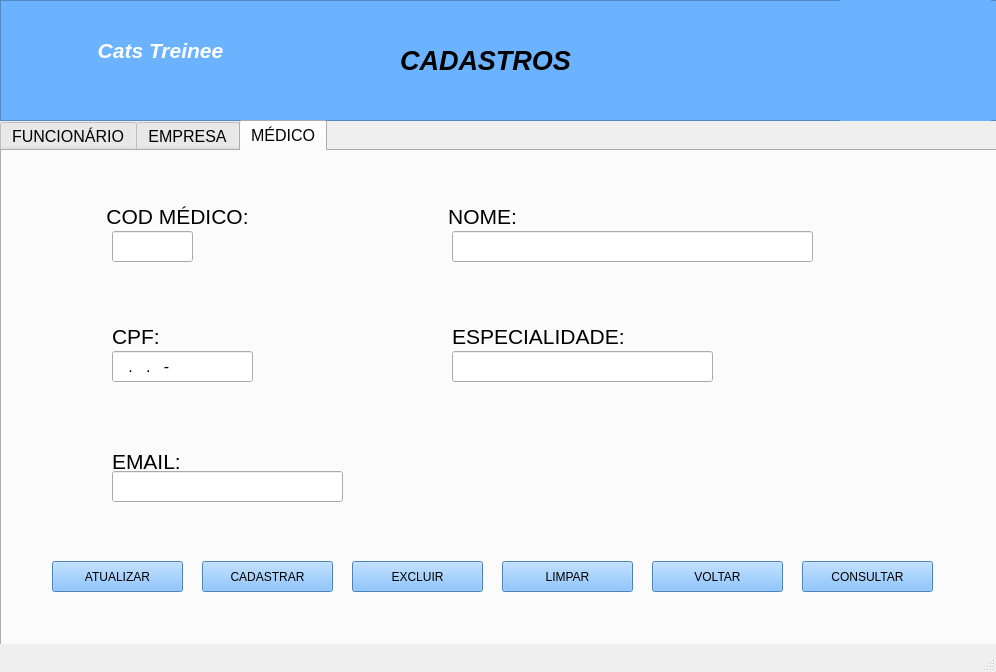
<?xml version="1.0" encoding="UTF-8"?>
<ui version="4.0">
 <class>MainWindow</class>
 <widget class="QMainWindow" name="MainWindow">
  <property name="geometry">
   <rect>
    <x>0</x>
    <y>0</y>
    <width>996</width>
    <height>672</height>
   </rect>
  </property>
  <property name="font">
   <font>
    <pointsize>14</pointsize>
   </font>
  </property>
  <property name="windowTitle">
   <string>MainWindow</string>
  </property>
  <widget class="QWidget" name="centralwidget">
   <widget class="QFrame" name="frame">
    <property name="geometry">
     <rect>
      <x>0</x>
      <y>0</y>
      <width>1321</width>
      <height>121</height>
     </rect>
    </property>
    <property name="styleSheet">
     <string notr="true">background-color: rgb(107, 179, 255);</string>
    </property>
    <property name="frameShape">
     <enum>QFrame::StyledPanel</enum>
    </property>
    <property name="frameShadow">
     <enum>QFrame::Raised</enum>
    </property>
    <widget class="QLabel" name="label_4">
     <property name="geometry">
      <rect>
       <x>80</x>
       <y>20</y>
       <width>161</width>
       <height>61</height>
      </rect>
     </property>
     <property name="font">
      <font>
       <family>Arial</family>
       <pointsize>16</pointsize>
       <weight>75</weight>
       <italic>true</italic>
       <bold>true</bold>
      </font>
     </property>
     <property name="styleSheet">
      <string notr="true">border: none;
color: #ffffff;</string>
     </property>
     <property name="text">
      <string>Cats Treinee</string>
     </property>
     <property name="alignment">
      <set>Qt::AlignCenter</set>
     </property>
    </widget>
    <widget class="QLabel" name="label_5">
     <property name="geometry">
      <rect>
       <x>370</x>
       <y>40</y>
       <width>231</width>
       <height>41</height>
      </rect>
     </property>
     <property name="font">
      <font>
       <family>Arial</family>
       <pointsize>20</pointsize>
       <weight>75</weight>
       <italic>true</italic>
       <bold>true</bold>
      </font>
     </property>
     <property name="styleSheet">
      <string notr="true">border: none;
color: #000000;</string>
     </property>
     <property name="text">
      <string>CADASTROS</string>
     </property>
     <property name="alignment">
      <set>Qt::AlignCenter</set>
     </property>
    </widget>
    <widget class="QLabel" name="label">
     <property name="geometry">
      <rect>
       <x>840</x>
       <y>-20</y>
       <width>151</width>
       <height>151</height>
      </rect>
     </property>
     <property name="text">
      <string/>
     </property>
     <property name="pixmap">
      <pixmap>sem fund.png</pixmap>
     </property>
     <property name="scaledContents">
      <bool>true</bool>
     </property>
    </widget>
    <widget class="QLabel" name="label_6">
     <property name="geometry">
      <rect>
       <x>10</x>
       <y>10</y>
       <width>71</width>
       <height>71</height>
      </rect>
     </property>
     <property name="styleSheet">
      <string notr="true">border: none;
background-color: none;</string>
     </property>
     <property name="text">
      <string/>
     </property>
     <property name="pixmap">
      <pixmap>../images/cat logo2.png</pixmap>
     </property>
     <property name="scaledContents">
      <bool>true</bool>
     </property>
    </widget>
   </widget>
   <widget class="QTabWidget" name="tabWidget">
    <property name="geometry">
     <rect>
      <x>0</x>
      <y>120</y>
      <width>1001</width>
      <height>531</height>
     </rect>
    </property>
    <property name="font">
     <font>
      <pointsize>12</pointsize>
      <weight>50</weight>
      <bold>false</bold>
     </font>
    </property>
    <property name="currentIndex">
     <number>2</number>
    </property>
    <widget class="QWidget" name="tab_3">
     <attribute name="title">
      <string>FUNCIONÁRIO</string>
     </attribute>
     <widget class="QLabel" name="telefone">
      <property name="geometry">
       <rect>
        <x>450</x>
        <y>160</y>
        <width>111</width>
        <height>31</height>
       </rect>
      </property>
      <property name="font">
       <font>
        <pointsize>16</pointsize>
       </font>
      </property>
      <property name="text">
       <string>TELEFONE:</string>
      </property>
     </widget>
     <widget class="QLabel" name="endereco">
      <property name="geometry">
       <rect>
        <x>450</x>
        <y>270</y>
        <width>111</width>
        <height>21</height>
       </rect>
      </property>
      <property name="font">
       <font>
        <pointsize>16</pointsize>
       </font>
      </property>
      <property name="text">
       <string>ENDEREÇO:</string>
      </property>
     </widget>
     <widget class="QLabel" name="email">
      <property name="geometry">
       <rect>
        <x>110</x>
        <y>270</y>
        <width>71</width>
        <height>21</height>
       </rect>
      </property>
      <property name="font">
       <font>
        <pointsize>16</pointsize>
       </font>
      </property>
      <property name="text">
       <string>EMAIL:</string>
      </property>
     </widget>
     <widget class="QPushButton" name="bt_excluir">
      <property name="geometry">
       <rect>
        <x>350</x>
        <y>440</y>
        <width>131</width>
        <height>31</height>
       </rect>
      </property>
      <property name="styleSheet">
       <string notr="true">background-color: rgb(107, 179, 255);</string>
      </property>
      <property name="text">
       <string>EXCLUIR</string>
      </property>
     </widget>
     <widget class="QPushButton" name="bt_cadastrar">
      <property name="geometry">
       <rect>
        <x>200</x>
        <y>440</y>
        <width>131</width>
        <height>31</height>
       </rect>
      </property>
      <property name="styleSheet">
       <string notr="true">background-color: rgb(107, 179, 255);</string>
      </property>
      <property name="text">
       <string>CADASTRAR</string>
      </property>
     </widget>
     <widget class="QLabel" name="cod_funci">
      <property name="geometry">
       <rect>
        <x>100</x>
        <y>40</y>
        <width>201</width>
        <height>31</height>
       </rect>
      </property>
      <property name="font">
       <font>
        <pointsize>16</pointsize>
       </font>
      </property>
      <property name="text">
       <string>COD FUNCIONÁRIO:</string>
      </property>
      <property name="alignment">
       <set>Qt::AlignCenter</set>
      </property>
     </widget>
     <widget class="QLineEdit" name="campo_cod_funci">
      <property name="geometry">
       <rect>
        <x>110</x>
        <y>70</y>
        <width>81</width>
        <height>31</height>
       </rect>
      </property>
     </widget>
     <widget class="QPushButton" name="bt_atualizar">
      <property name="geometry">
       <rect>
        <x>50</x>
        <y>440</y>
        <width>131</width>
        <height>31</height>
       </rect>
      </property>
      <property name="styleSheet">
       <string notr="true">background-color: rgb(107, 179, 255);</string>
      </property>
      <property name="text">
       <string>ATUALIZAR</string>
      </property>
     </widget>
     <widget class="QPushButton" name="bt_voltar">
      <property name="geometry">
       <rect>
        <x>650</x>
        <y>440</y>
        <width>131</width>
        <height>31</height>
       </rect>
      </property>
      <property name="styleSheet">
       <string notr="true">background-color: rgb(107, 179, 255);</string>
      </property>
      <property name="text">
       <string>VOLTAR</string>
      </property>
     </widget>
     <widget class="QPushButton" name="bt_consultar">
      <property name="geometry">
       <rect>
        <x>800</x>
        <y>440</y>
        <width>131</width>
        <height>31</height>
       </rect>
      </property>
      <property name="styleSheet">
       <string notr="true">background-color: rgb(107, 179, 255);</string>
      </property>
      <property name="text">
       <string>CONSULTAR</string>
      </property>
     </widget>
     <widget class="QLineEdit" name="campo_endereco">
      <property name="geometry">
       <rect>
        <x>450</x>
        <y>300</y>
        <width>321</width>
        <height>31</height>
       </rect>
      </property>
     </widget>
     <widget class="QPushButton" name="bt_limpar">
      <property name="geometry">
       <rect>
        <x>500</x>
        <y>440</y>
        <width>131</width>
        <height>31</height>
       </rect>
      </property>
      <property name="styleSheet">
       <string notr="true">background-color: rgb(107, 179, 255);</string>
      </property>
      <property name="text">
       <string>LIMPAR</string>
      </property>
     </widget>
     <widget class="QLineEdit" name="campo_telefone">
      <property name="geometry">
       <rect>
        <x>450</x>
        <y>190</y>
        <width>131</width>
        <height>31</height>
       </rect>
      </property>
      <property name="inputMask">
       <string>(99)99999-9999</string>
      </property>
     </widget>
     <widget class="QLabel" name="nome">
      <property name="geometry">
       <rect>
        <x>440</x>
        <y>40</y>
        <width>81</width>
        <height>31</height>
       </rect>
      </property>
      <property name="font">
       <font>
        <pointsize>16</pointsize>
       </font>
      </property>
      <property name="text">
       <string>NOME:</string>
      </property>
      <property name="alignment">
       <set>Qt::AlignCenter</set>
      </property>
      <property name="wordWrap">
       <bool>true</bool>
      </property>
     </widget>
     <widget class="QLineEdit" name="campo_cpf">
      <property name="geometry">
       <rect>
        <x>110</x>
        <y>190</y>
        <width>141</width>
        <height>31</height>
       </rect>
      </property>
      <property name="inputMask">
       <string>999.999.999-99</string>
      </property>
     </widget>
     <widget class="QLabel" name="cpf">
      <property name="geometry">
       <rect>
        <x>110</x>
        <y>160</y>
        <width>51</width>
        <height>31</height>
       </rect>
      </property>
      <property name="font">
       <font>
        <pointsize>16</pointsize>
       </font>
      </property>
      <property name="text">
       <string>CPF:</string>
      </property>
     </widget>
     <widget class="QLineEdit" name="campo_email">
      <property name="geometry">
       <rect>
        <x>110</x>
        <y>300</y>
        <width>231</width>
        <height>31</height>
       </rect>
      </property>
     </widget>
     <widget class="QLineEdit" name="campo_nome">
      <property name="geometry">
       <rect>
        <x>450</x>
        <y>70</y>
        <width>371</width>
        <height>31</height>
       </rect>
      </property>
     </widget>
    </widget>
    <widget class="QWidget" name="tab">
     <attribute name="title">
      <string>EMPRESA</string>
     </attribute>
     <widget class="QLabel" name="telefone_2">
      <property name="geometry">
       <rect>
        <x>440</x>
        <y>150</y>
        <width>111</width>
        <height>31</height>
       </rect>
      </property>
      <property name="font">
       <font>
        <pointsize>16</pointsize>
       </font>
      </property>
      <property name="text">
       <string>TELEFONE:</string>
      </property>
     </widget>
     <widget class="QLabel" name="endereco_2">
      <property name="geometry">
       <rect>
        <x>440</x>
        <y>270</y>
        <width>111</width>
        <height>21</height>
       </rect>
      </property>
      <property name="font">
       <font>
        <pointsize>16</pointsize>
       </font>
      </property>
      <property name="text">
       <string>ENDEREÇO:</string>
      </property>
     </widget>
     <widget class="QLabel" name="email_2">
      <property name="geometry">
       <rect>
        <x>100</x>
        <y>270</y>
        <width>71</width>
        <height>21</height>
       </rect>
      </property>
      <property name="font">
       <font>
        <pointsize>16</pointsize>
       </font>
      </property>
      <property name="text">
       <string>EMAIL:</string>
      </property>
     </widget>
     <widget class="QLineEdit" name="campo_cod_empre">
      <property name="geometry">
       <rect>
        <x>100</x>
        <y>70</y>
        <width>81</width>
        <height>31</height>
       </rect>
      </property>
     </widget>
     <widget class="QLabel" name="cod_empre">
      <property name="geometry">
       <rect>
        <x>100</x>
        <y>40</y>
        <width>151</width>
        <height>31</height>
       </rect>
      </property>
      <property name="font">
       <font>
        <pointsize>16</pointsize>
       </font>
      </property>
      <property name="text">
       <string>COD EMPRESA:</string>
      </property>
     </widget>
     <widget class="QPushButton" name="bt_excluir_2">
      <property name="geometry">
       <rect>
        <x>340</x>
        <y>390</y>
        <width>131</width>
        <height>31</height>
       </rect>
      </property>
      <property name="styleSheet">
       <string notr="true">background-color: rgb(107, 179, 255);</string>
      </property>
      <property name="text">
       <string>EXCLUIR</string>
      </property>
     </widget>
     <widget class="QPushButton" name="bt_cadastrar_2">
      <property name="geometry">
       <rect>
        <x>190</x>
        <y>390</y>
        <width>131</width>
        <height>31</height>
       </rect>
      </property>
      <property name="styleSheet">
       <string notr="true">background-color: rgb(107, 179, 255);</string>
      </property>
      <property name="text">
       <string>CADASTRAR</string>
      </property>
     </widget>
     <widget class="QPushButton" name="bt_atualizar_2">
      <property name="geometry">
       <rect>
        <x>40</x>
        <y>390</y>
        <width>131</width>
        <height>31</height>
       </rect>
      </property>
      <property name="styleSheet">
       <string notr="true">background-color: rgb(107, 179, 255);</string>
      </property>
      <property name="text">
       <string>ATUALIZAR</string>
      </property>
     </widget>
     <widget class="QPushButton" name="bt_voltar_2">
      <property name="geometry">
       <rect>
        <x>640</x>
        <y>390</y>
        <width>131</width>
        <height>31</height>
       </rect>
      </property>
      <property name="styleSheet">
       <string notr="true">background-color: rgb(107, 179, 255);</string>
      </property>
      <property name="text">
       <string>VOLTAR</string>
      </property>
     </widget>
     <widget class="QPushButton" name="bt_consultar_2">
      <property name="geometry">
       <rect>
        <x>790</x>
        <y>390</y>
        <width>131</width>
        <height>31</height>
       </rect>
      </property>
      <property name="styleSheet">
       <string notr="true">background-color: rgb(107, 179, 255);</string>
      </property>
      <property name="text">
       <string>CONSULTAR</string>
      </property>
     </widget>
     <widget class="QLineEdit" name="campo_endereco_2">
      <property name="geometry">
       <rect>
        <x>440</x>
        <y>300</y>
        <width>321</width>
        <height>31</height>
       </rect>
      </property>
     </widget>
     <widget class="QPushButton" name="bt_limpar_2">
      <property name="geometry">
       <rect>
        <x>490</x>
        <y>390</y>
        <width>131</width>
        <height>31</height>
       </rect>
      </property>
      <property name="styleSheet">
       <string notr="true">background-color: rgb(107, 179, 255);</string>
      </property>
      <property name="text">
       <string>LIMPAR</string>
      </property>
     </widget>
     <widget class="QLineEdit" name="campo_telefone_2">
      <property name="geometry">
       <rect>
        <x>440</x>
        <y>180</y>
        <width>131</width>
        <height>31</height>
       </rect>
      </property>
      <property name="inputMask">
       <string>(99)99999-9999</string>
      </property>
     </widget>
     <widget class="QLabel" name="nome_empre">
      <property name="geometry">
       <rect>
        <x>430</x>
        <y>40</y>
        <width>81</width>
        <height>31</height>
       </rect>
      </property>
      <property name="font">
       <font>
        <pointsize>16</pointsize>
       </font>
      </property>
      <property name="text">
       <string>NOME:</string>
      </property>
      <property name="alignment">
       <set>Qt::AlignCenter</set>
      </property>
      <property name="wordWrap">
       <bool>true</bool>
      </property>
     </widget>
     <widget class="QLineEdit" name="campo_cnpj">
      <property name="geometry">
       <rect>
        <x>100</x>
        <y>180</y>
        <width>141</width>
        <height>31</height>
       </rect>
      </property>
      <property name="inputMask">
       <string/>
      </property>
     </widget>
     <widget class="QLabel" name="cnpj">
      <property name="geometry">
       <rect>
        <x>100</x>
        <y>150</y>
        <width>61</width>
        <height>31</height>
       </rect>
      </property>
      <property name="font">
       <font>
        <pointsize>16</pointsize>
       </font>
      </property>
      <property name="text">
       <string>CNPJ:</string>
      </property>
     </widget>
     <widget class="QLineEdit" name="campo_email_2">
      <property name="geometry">
       <rect>
        <x>100</x>
        <y>300</y>
        <width>231</width>
        <height>31</height>
       </rect>
      </property>
     </widget>
     <widget class="QLineEdit" name="campo_nome_empre">
      <property name="geometry">
       <rect>
        <x>440</x>
        <y>70</y>
        <width>371</width>
        <height>31</height>
       </rect>
      </property>
     </widget>
    </widget>
    <widget class="QWidget" name="tab_2">
     <attribute name="title">
      <string>MÉDICO</string>
     </attribute>
     <widget class="QLabel" name="especialidade">
      <property name="geometry">
       <rect>
        <x>450</x>
        <y>170</y>
        <width>171</width>
        <height>31</height>
       </rect>
      </property>
      <property name="font">
       <font>
        <pointsize>16</pointsize>
       </font>
      </property>
      <property name="text">
       <string>ESPECIALIDADE:</string>
      </property>
     </widget>
     <widget class="QLabel" name="email_medico">
      <property name="geometry">
       <rect>
        <x>110</x>
        <y>300</y>
        <width>71</width>
        <height>21</height>
       </rect>
      </property>
      <property name="font">
       <font>
        <pointsize>16</pointsize>
       </font>
      </property>
      <property name="text">
       <string>EMAIL:</string>
      </property>
     </widget>
     <widget class="QPushButton" name="bt_excluir_3">
      <property name="geometry">
       <rect>
        <x>350</x>
        <y>410</y>
        <width>131</width>
        <height>31</height>
       </rect>
      </property>
      <property name="styleSheet">
       <string notr="true">background-color: rgb(107, 179, 255);</string>
      </property>
      <property name="text">
       <string>EXCLUIR</string>
      </property>
     </widget>
     <widget class="QPushButton" name="bt_cadastrar_3">
      <property name="geometry">
       <rect>
        <x>200</x>
        <y>410</y>
        <width>131</width>
        <height>31</height>
       </rect>
      </property>
      <property name="styleSheet">
       <string notr="true">background-color: rgb(107, 179, 255);</string>
      </property>
      <property name="text">
       <string>CADASTRAR</string>
      </property>
     </widget>
     <widget class="QLabel" name="cod_medico">
      <property name="geometry">
       <rect>
        <x>100</x>
        <y>50</y>
        <width>151</width>
        <height>31</height>
       </rect>
      </property>
      <property name="font">
       <font>
        <pointsize>16</pointsize>
       </font>
      </property>
      <property name="text">
       <string>COD MÉDICO:</string>
      </property>
      <property name="alignment">
       <set>Qt::AlignCenter</set>
      </property>
     </widget>
     <widget class="QLineEdit" name="campo_cod_medico">
      <property name="geometry">
       <rect>
        <x>110</x>
        <y>80</y>
        <width>81</width>
        <height>31</height>
       </rect>
      </property>
     </widget>
     <widget class="QPushButton" name="bt_atualizar_3">
      <property name="geometry">
       <rect>
        <x>50</x>
        <y>410</y>
        <width>131</width>
        <height>31</height>
       </rect>
      </property>
      <property name="styleSheet">
       <string notr="true">background-color: rgb(107, 179, 255);</string>
      </property>
      <property name="text">
       <string>ATUALIZAR</string>
      </property>
     </widget>
     <widget class="QPushButton" name="bt_voltar_3">
      <property name="geometry">
       <rect>
        <x>650</x>
        <y>410</y>
        <width>131</width>
        <height>31</height>
       </rect>
      </property>
      <property name="styleSheet">
       <string notr="true">background-color: rgb(107, 179, 255);</string>
      </property>
      <property name="text">
       <string>VOLTAR</string>
      </property>
     </widget>
     <widget class="QPushButton" name="bt_consultar_3">
      <property name="geometry">
       <rect>
        <x>800</x>
        <y>410</y>
        <width>131</width>
        <height>31</height>
       </rect>
      </property>
      <property name="styleSheet">
       <string notr="true">background-color: rgb(107, 179, 255);</string>
      </property>
      <property name="text">
       <string>CONSULTAR</string>
      </property>
     </widget>
     <widget class="QLineEdit" name="campo_especialidade">
      <property name="geometry">
       <rect>
        <x>450</x>
        <y>200</y>
        <width>261</width>
        <height>31</height>
       </rect>
      </property>
     </widget>
     <widget class="QPushButton" name="bt_limpar_3">
      <property name="geometry">
       <rect>
        <x>500</x>
        <y>410</y>
        <width>131</width>
        <height>31</height>
       </rect>
      </property>
      <property name="styleSheet">
       <string notr="true">background-color: rgb(107, 179, 255);</string>
      </property>
      <property name="text">
       <string>LIMPAR</string>
      </property>
     </widget>
     <widget class="QLabel" name="nome_3">
      <property name="geometry">
       <rect>
        <x>440</x>
        <y>50</y>
        <width>81</width>
        <height>31</height>
       </rect>
      </property>
      <property name="font">
       <font>
        <pointsize>16</pointsize>
       </font>
      </property>
      <property name="text">
       <string>NOME:</string>
      </property>
      <property name="alignment">
       <set>Qt::AlignCenter</set>
      </property>
      <property name="wordWrap">
       <bool>true</bool>
      </property>
     </widget>
     <widget class="QLineEdit" name="campo_cpf_medico">
      <property name="geometry">
       <rect>
        <x>110</x>
        <y>200</y>
        <width>141</width>
        <height>31</height>
       </rect>
      </property>
      <property name="inputMask">
       <string>999.999.999-99</string>
      </property>
     </widget>
     <widget class="QLabel" name="cpf_medico">
      <property name="geometry">
       <rect>
        <x>110</x>
        <y>170</y>
        <width>51</width>
        <height>31</height>
       </rect>
      </property>
      <property name="font">
       <font>
        <pointsize>16</pointsize>
       </font>
      </property>
      <property name="text">
       <string>CPF:</string>
      </property>
     </widget>
     <widget class="QLineEdit" name="campo_email_medico">
      <property name="geometry">
       <rect>
        <x>110</x>
        <y>320</y>
        <width>231</width>
        <height>31</height>
       </rect>
      </property>
     </widget>
     <widget class="QLineEdit" name="campo_nome_medico">
      <property name="geometry">
       <rect>
        <x>450</x>
        <y>80</y>
        <width>361</width>
        <height>31</height>
       </rect>
      </property>
     </widget>
    </widget>
   </widget>
  </widget>
  <widget class="QMenuBar" name="menubar">
   <property name="geometry">
    <rect>
     <x>0</x>
     <y>0</y>
     <width>996</width>
     <height>21</height>
    </rect>
   </property>
  </widget>
  <widget class="QStatusBar" name="statusbar"/>
 </widget>
 <resources/>
 <connections/>
</ui>
